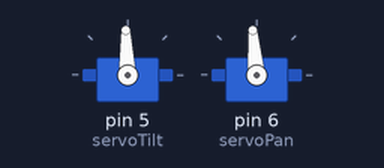
Simulated run of this sketch. Board: Arduino Uno, built with avr-gcc and run on an emulated ATmega328P. Parts: 2 × servo.

Above: at 0.05 s.
At 3.9 s:
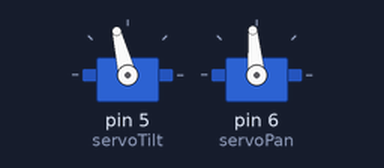
At 10.2 s:
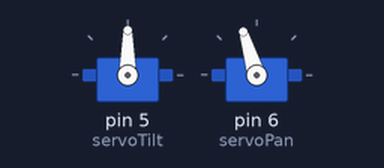
Timing chart, 0 to 15.6 s (numbered marks = the images above):
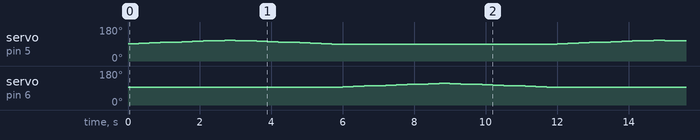

The sketch:

test.ino
```cpp
#include <Servo.h>

#define PAS 2


Servo servoTilt;
Servo servoPan;

int read;
int posx;
int posy;
int incx=0;
int incy=0;

char datax[1];

void setup() {

  Serial.begin(9600);

  read=0;
  posx=90;

  posy=95;

  /*************initialisation des servo_moteurs**********/
  servoTilt.attach(5);//servo_moteur tilt
  servoPan.attach(6);//servo_moteur pan

  /************position initiale****************/

  servoTilt.write(posx);
  servoPan.write(posy);

}

void loop() {
  int i = 0;

  // HAUT
  for(i=0; i<10 ; i++) {
    posx += PAS;
    servoTilt.write(posx);
    delay(300);
  }

  // BAS
  for(i=0; i<10 ; i++) {
    posx -= PAS;
    servoTilt.write(posx);
    delay(300);
  }

  // DROITE
  for(i=0; i<10 ; i++) {
    posy += PAS;
    servoPan.write(posy);
    delay(300);
  }

  // GAUCHE
  for(i=0; i<10 ; i++) {
    posy -= PAS;
    servoPan.write(posy);
    delay(300);
  }

}
```

Measured:
- by itself, servo on pin 5 (servoTilt): repeats every 12.0 s: 96° 0.30 s, 98° 0.30 s, 100° 0.30 s, 102° 0.30 s, 104° 0.30 s, 106° 0.30 s, 108° 0.30 s, 110° 0.30 s, 108° 0.30 s, 106° 0.30 s, 104° 0.30 s, 102° 0.30 s, 100° 0.30 s, 98° 0.30 s, 96° 0.30 s, 94° 0.30 s, 92° 0.30 s, 90° 6.3 s, 92° 0.30 s, 94° 0.30 s
- by itself, servo on pin 6 (servoPan): repeats every 12.0 s: 99° 0.30 s, 101° 0.30 s, 103° 0.30 s, 105° 0.30 s, 107° 0.30 s, 109° 0.30 s, 111° 0.30 s, 113° 0.30 s, 115° 0.30 s, 113° 0.30 s, 111° 0.30 s, 109° 0.30 s, 107° 0.30 s, 105° 0.30 s, 103° 0.30 s, 101° 0.30 s, 99° 0.30 s, 97° 0.30 s, 95° 6.3 s, 97° 0.30 s
